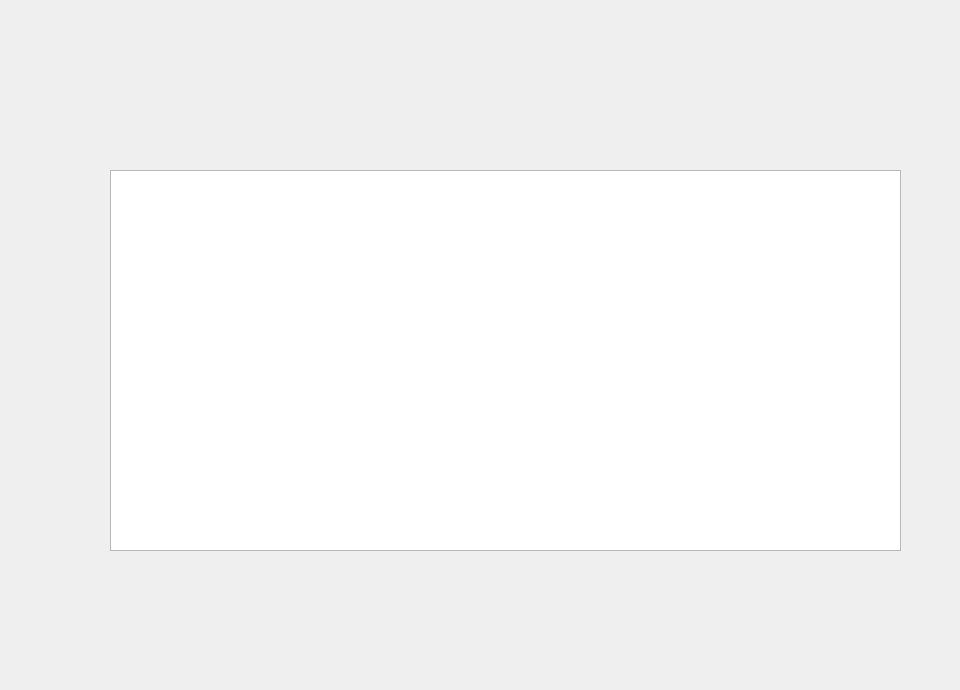
     <widget class="QWidget" name="page4">
      <property name="styleSheet">
       <string notr="true">background-image:url(:/affich-rayo)


</string>
      </property>
      <widget class="QTableView" name="tableView_3">
       <property name="geometry">
        <rect>
         <x>110</x>
         <y>170</y>
         <width>791</width>
         <height>381</height>
        </rect>
       </property>
       <property name="styleSheet">
        <string notr="true">QTableView{
background: #2F2F2F
};</string>
       </property>
      </widget>
      <widget class="QLineEdit" name="lineEdit_rechercheR">
       <property name="geometry">
        <rect>
         <x>80</x>
         <y>100</y>
         <width>241</width>
         <height>21</height>
        </rect>
       </property>
       <property name="styleSheet">
        <string notr="true">background:transparent;
border:none;</string>
       </property>
      </widget>
      <widget class="QPushButton" name="rechercheR">
       <property name="geometry">
        <rect>
         <x>320</x>
         <y>100</y>
         <width>41</width>
         <height>31</height>
        </rect>
       </property>
       <property name="styleSheet">
        <string notr="true">background:transparent;
border:none;
</string>
       </property>
       <property name="text">
        <string/>
       </property>
      </widget>
      <widget class="QPushButton" name="supprimerR">
       <property name="geometry">
        <rect>
         <x>570</x>
         <y>590</y>
         <width>221</width>
         <height>41</height>
        </rect>
       </property>
       <property name="styleSheet">
        <string notr="true">background:transparent;
border:none;
</string>
       </property>
       <property name="text">
        <string/>
       </property>
      </widget>
      <widget class="QPushButton" name="precRA">
       <property name="geometry">
        <rect>
         <x>860</x>
         <y>630</y>
         <width>91</width>
         <height>51</height>
        </rect>
       </property>
       <property name="styleSheet">
        <string notr="true">background:transparent;
border:none;
</string>
       </property>
       <property name="text">
        <string/>
       </property>
      </widget>
     </widget>
